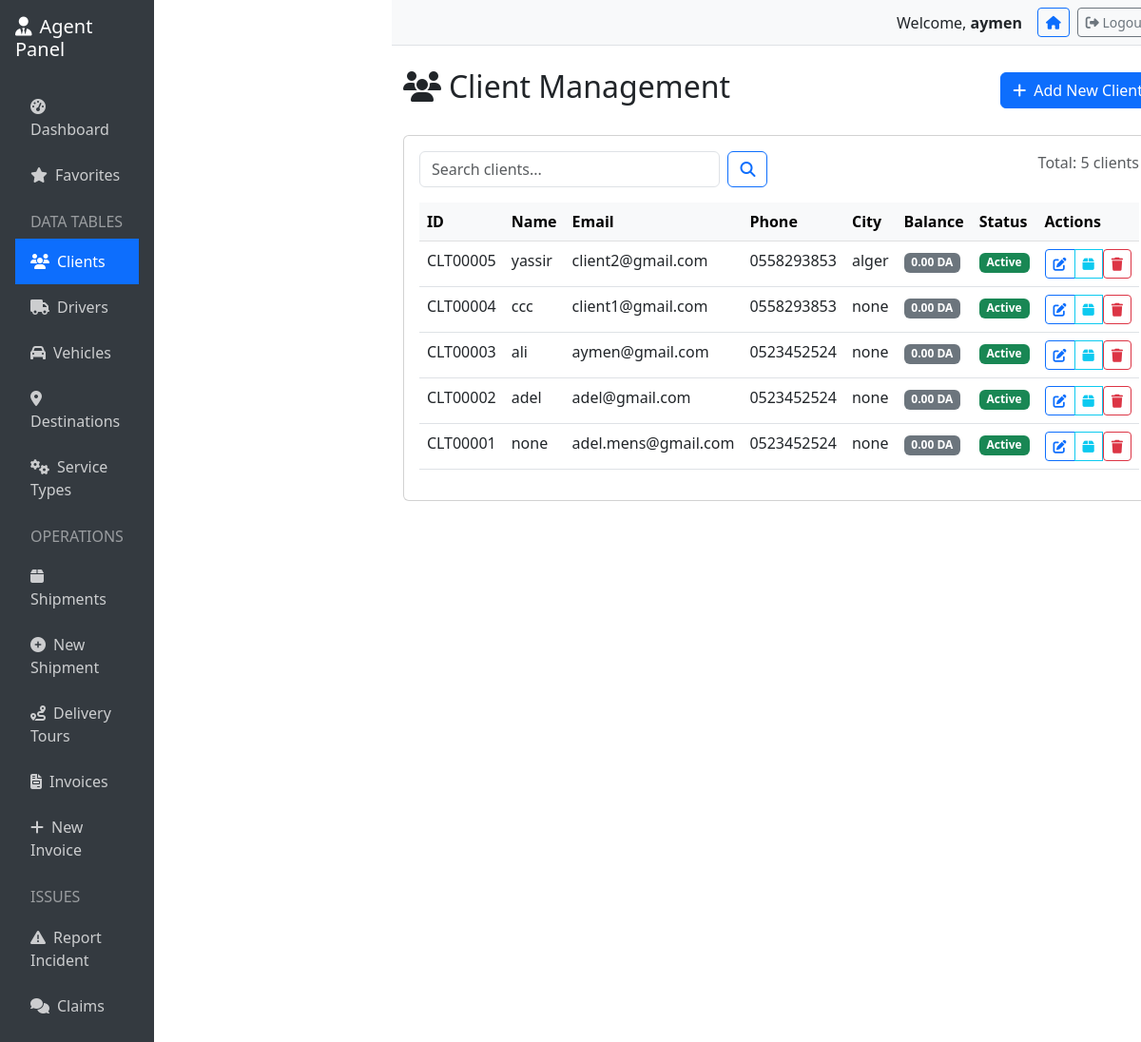
/agent/clients/ (signed in), run on the app's committed database.
### authentication/models.py (models this page shows, shortened)
class User(AbstractUser):
    ROLE_CHOICES = [
        ('agent', 'Agent'),
        ('manager', 'Manager'),
        ('client', 'Client'),
        ('driver', 'Driver'),
    ]
    role = models.CharField(max_length=20, choices=ROLE_CHOICES, default='agent')
    simple_password = models.CharField(max_length=128, blank=True)
    client_profile = models.OneToOneField(Client, on_delete=models.SET_NULL, null=True, blank=True, related_name='auth_user')
    driver_profile = models.OneToOneField(Driver, on_delete=models.SET_NULL, null=True, blank=True, related_name='auth_user')
    manager_profile = models.OneToOneField(Manager, on_delete=models.SET_NULL, null=True, blank=True, related_name='auth_user')
    agent_profile = models.OneToOneField(Agent, on_delete=models.SET_NULL, null=True, blank=True, related_name='auth_user')
    class Meta:
        db_table = 'users'
        verbose_name = 'User'
        verbose_name_plural = 'Users'

### common/models.py (models this page shows, shortened)
class Client(models.Model):
    client_id = models.CharField(max_length=20, unique=True, editable=False)
    name = models.CharField(max_length=200, verbose_name="Name")
    email = models.EmailField(verbose_name="Email")
    phone = models.CharField(max_length=20, verbose_name="Phone")
    address = models.TextField(verbose_name="Address")
    city = models.CharField(max_length=100, verbose_name="City")
    postal_code = models.CharField(max_length=10, verbose_name="Postal Code")
    country = models.CharField(max_length=100, default='Algeria', verbose_name="Country")
    balance = models.DecimalField(
        max_digits=12,
        decimal_places=2,
        default=0,
        verbose_name="Balance (DA)"
    )
    is_active = models.BooleanField(default=True, verbose_name="Active")
    created_at = models.DateTimeField(auto_now_add=True, verbose_name="Created At")
    updated_at = models.DateTimeField(auto_now=True, verbose_name="Updated At")
    notes = models.TextField(blank=True, verbose_name="Notes")
    class Meta:
        db_table = 'clients'
        ordering = ['-created_at']
        verbose_name = 'Client'
        verbose_name_plural = 'Clients'

### agent/views.py (the view)
# urls.py: path('clients/', views.ClientListView.as_view(), name='client_list'),
class ClientListView(ListView):
    model = Client
    template_name = 'agent/client_list.html'
    paginate_by = 20
    def dispatch(self, request, *args, **kwargs):
        if 'user_id' not in request.session or request.session.get('user_role') != 'agent':
            return redirect('/auth/agent/login/')
        return super().dispatch(request, *args, **kwargs)

### agent/templates/agent/client_list.html (shortened to what this page needs)
{% extends 'agent/base.html' %}
{% block content %}
<div class="d-flex justify-content-between align-items-center mb-4">
    <h2><i class="fas fa-users me-2"></i>Client Management</h2>
    <a href="{% url 'agent:client_add' %}" class="btn btn-primary">
        <i class="fas fa-plus me-2"></i>Add New Client
    </a>
</div>
<div class="card">
    <div class="card-body">
        <div class="row mb-3">
            <div class="col-md-6">
                <form method="get" class="d-flex">
                    <input type="text" name="search" class="form-control me-2"
                           placeholder="Search clients..." value="{{ request.GET.search }}">
                    <button type="submit" class="btn btn-outline-primary">
                        <i class="fas fa-search"></i>
                    </button>
                </form>
            </div>
            <div class="col-md-6 text-end">
                <span class="text-muted">Total: {{ page_obj.paginator.count }} clients</span>
            </div>
        </div>
        {% if object_list %}
            <div class="table-responsive">
                <table class="table table-hover">
                    <thead class="table-light">
                        <tr>
                            <th>ID</th>
                            <th>Name</th>
                            <th>Email</th>
                            <th>Phone</th>
                            <th>City</th>
                            <th>Balance</th>
                            <th>Status</th>
                            <th>Actions</th>
                        </tr>
                    </thead>
                    <tbody>
                        {% for client in object_list %}
                            <tr>
                                <td>{{ client.client_id }}</td>
                                <td>{{ client.name }}</td>
                                <td>{{ client.email }}</td>
                                <td>{{ client.phone }}</td>
                                <td>{{ client.city }}</td>
                                <td>
                                    <span class="badge bg-{% if client.balance > 0 %}danger{% elif client.balance < 0 %}success{% else %}secondary{% endif %}">
                                        {{ client.balance }} DA
                                    </span>
                                </td>
                                <td>
                                    <span class="badge bg-{% if client.is_active %}success{% else %}secondary{% endif %}">
                                        {% if client.is_active %}Active{% else %}Inactive{% endif %}
                                    </span>
                                </td>
                                <td>
                                    <div class="btn-group" role="group">
                                        <a href="{% url 'agent:client_edit' client.pk %}"
                                           class="btn btn-sm btn-outline-primary">
                                            <i class="fas fa-edit"></i>
                                        </a>
                                        <a href="{% url 'agent:shipment_list' %}?client={{ client.pk }}"
                                           class="btn btn-sm btn-outline-info">
                                            <i class="fas fa-box"></i>
                                        </a>
                                        <form method="post" action="{% url 'agent:client_delete' client.pk %}"
                                              class="d-inline"
                                              onsubmit="return confirm('Are you sure you want to delete this client?');">
                                            <button type="submit" class="btn btn-sm btn-outline-danger">
                                                <i class="fas fa-trash"></i>
                                            </button>
                                        </form>
                                    </div>
                                </td>
                            </tr>
                        {% endfor %}
                    </tbody>
                </table>
            </div>
        {% endif %}
    </div>
</div>
{% endblock %}

### agent/templates/agent/base.html (shortened to what this page needs)
<!DOCTYPE html>
<html lang="en">
<head>
    <link href="https://cdn.jsdelivr.net/npm/bootstrap@5.3.0/dist/css/bootstrap.min.css" rel="stylesheet">
    <link rel="stylesheet" href="https://cdnjs.cloudflare.com/ajax/libs/font-awesome/6.4.0/css/all.min.css">
</head>
<body>
    <div class="d-flex">
        <nav class="sidebar d-none d-md-block" style="width: 250px;">
            <div class="p-3">
                <h5 class="text-white mb-4">
                    <i class="fas fa-user-tie me-2"></i>Agent Panel
                </h5>
                <ul class="nav flex-column">
                    <li class="nav-item">
                        <a class="nav-link {% if request.resolver_match.url_name == 'dashboard' %}active{% endif %}"
                           href="{% url 'agent:dashboard' %}">
                            <i class="fas fa-tachometer-alt me-2"></i>Dashboard
                        </a>
                    </li>
                    <li class="nav-item">
                        <a class="nav-link {% if request.resolver_match.url_name == 'favorites' %}active{% endif %}"
                           href="{% url 'agent:favorites' %}">
                            <i class="fas fa-star me-2"></i>Favorites
                        </a>
                    </li>
                    <li class="nav-item mt-3">
                        <h6 class="text-white-50 px-3 mb-2">DATA TABLES</h6>
                    </li>
                    <li class="nav-item">
                        <a class="nav-link {% if 'client' in request.resolver_match.url_name %}active{% endif %}"
                           href="{% url 'agent:client_list' %}">
                            <i class="fas fa-users me-2"></i>Clients
                        </a>
                    </li>
                    <li class="nav-item">
                        <a class="nav-link {% if 'driver' in request.resolver_match.url_name %}active{% endif %}"
                           href="{% url 'agent:driver_list' %}">
                            <i class="fas fa-truck me-2"></i>Drivers
                        </a>
                    </li>
                    <li class="nav-item">
                        <a class="nav-link {% if 'vehicle' in request.resolver_match.url_name %}active{% endif %}"
                           href="{% url 'agent:vehicle_list' %}">
                            <i class="fas fa-car me-2"></i>Vehicles
                        </a>
                    </li>
                    <li class="nav-item">
                        <a class="nav-link {% if 'destination' in request.resolver_match.url_name %}active{% endif %}"
                           href="{% url 'agent:destination_list' %}">
                            <i class="fas fa-map-marker-alt me-2"></i>Destinations
                        </a>
                    </li>
                    <li class="nav-item">
                        <a class="nav-link {% if 'service' in request.resolver_match.url_name %}active{% endif %}"
                           href="{% url 'agent:service_type_list' %}">
                            <i class="fas fa-cogs me-2"></i>Service Types
                        </a>
                    </li>
                    <li class="nav-item mt-3">
                        <h6 class="text-white-50 px-3 mb-2">OPERATIONS</h6>
                    </li>
                    <li class="nav-item">
                        <a class="nav-link {% if 'shipment' in request.resolver_match.url_name and request.resolver_match.url_name != 'create_shipment' %}active{% endif %}"
                           href="{% url 'agent:shipment_list' %}">
                            <i class="fas fa-box me-2"></i>Shipments
                        </a>
                    </li>
                    <li class="nav-item">
                        <a class="nav-link {% if request.resolver_match.url_name == 'create_shipment' %}active{% endif %}"
                           href="{% url 'agent:create_shipment' %}">
                            <i class="fas fa-plus-circle me-2"></i>New Shipment
                        </a>
                    </li>
                    <li class="nav-item">
                        <a class="nav-link {% if 'tour' in request.resolver_match.url_name %}active{% endif %}"
                           href="{% url 'agent:tour_list' %}">
                            <i class="fas fa-route me-2"></i>Delivery Tours
                        </a>
                    </li>
                    <li class="nav-item">
                        <a class="nav-link {% if 'invoice' in request.resolver_match.url_name %}active{% endif %}"
                           href="{% url 'agent:invoice_list' %}">
                            <i class="fas fa-file-invoice me-2"></i>Invoices
                        </a>
                    </li>
                    <li class="nav-item">
                        <a class="nav-link {% if request.resolver_match.url_name == 'create_invoice' %}active{% endif %}"
                           href="{% url 'agent:create_invoice' %}">
                            <i class="fas fa-plus me-2"></i>New Invoice
                        </a>
                    </li>
                    <li class="nav-item mt-3">
                        <h6 class="text-white-50 px-3 mb-2">ISSUES</h6>
                    </li>
                    <li class="nav-item">
                        <a class="nav-link {% if 'incident' in request.resolver_match.url_name %}active{% endif %}"
                           href="{% url 'agent:report_incident' %}">
                            <i class="fas fa-exclamation-triangle me-2"></i>Report Incident
                        </a>
                    </li>
                    <li class="nav-item">
                        <a class="nav-link {% if 'claim' in request.resolver_match.url_name %}active{% endif %}"
                           href="{% url 'agent:claims' %}">
                            <i class="fas fa-comments me-2"></i>Claims
                        </a>
                    </li>
                </ul>
            </div>
        </nav>
        <div class="content-wrapper flex-grow-1">
            <nav class="navbar navbar-expand-lg navbar-light bg-light border-bottom">
                <div class="container-fluid">
                    <div class="ms-auto d-flex align-items-center">
                        <span class="me-3">Welcome, <strong>{{ user.get_full_name|default:user.username }}</strong></span>
                        <a href="{% url 'agent:dashboard' %}" class="btn btn-outline-primary btn-sm me-2">
                            <i class="fas fa-home"></i>
                        </a>
                        <a href="/auth/logout/" class="btn btn-outline-secondary btn-sm">
                            <i class="fas fa-sign-out-alt"></i> Logout
                        </a>
                    </div>
                </div>
            </nav>
            <div class="container-fluid py-4">
                {% block content %}{% endblock %}
            </div>
        </div>
    </div>
</body>
</html>

### agent/templates/agent/base.html (style rules this page uses)
.sidebar { min-height: 100vh; background: #343a40; }
.sidebar .nav-link { color: rgba(255,255,255,.75); padding: 0.75rem 1rem; }
.sidebar .nav-link.active { color: #fff; background: #0d6efd; }
.content-wrapper { margin-left: 0; }
@media (min-width: 768px) { .content-wrapper { margin-left: 250px; } }

### data on the page
User: get_full_name "aymen"
Client: client_id "CLT00005", name "yassir", email "client2@gmail.com", phone "0558293853", city "alger", balance "0.00", is_active "Active"
Client: client_id "CLT00004", name "ccc", email "client1@gmail.com", phone "0558293853", city "none", balance "0.00", is_active "Active"
Client: client_id "CLT00003", name "ali", email "aymen@gmail.com", phone "0523452524", city "none", balance "0.00", is_active "Active"
Client: client_id "CLT00002", name "adel", email "adel@gmail.com", phone "0523452524", city "none", balance "0.00", is_active "Active"
Client: client_id "CLT00001", name "none", email "adel.mens@gmail.com", phone "0523452524", city "none", balance "0.00", is_active "Active"

### other printed values
{{ page_obj.paginator.count }} "5"
